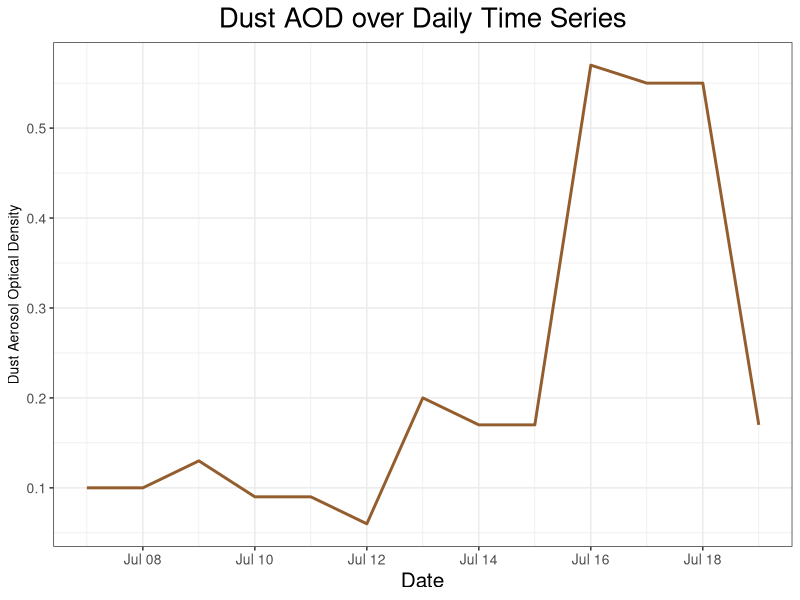
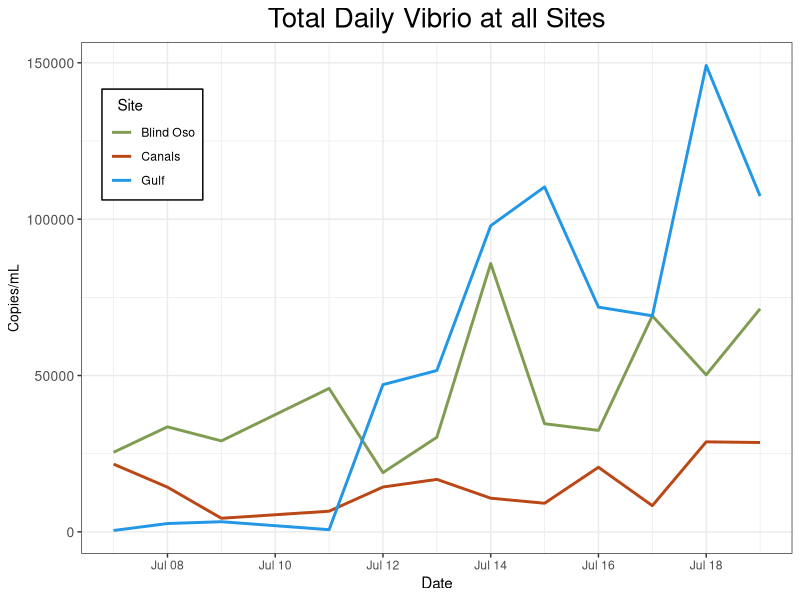
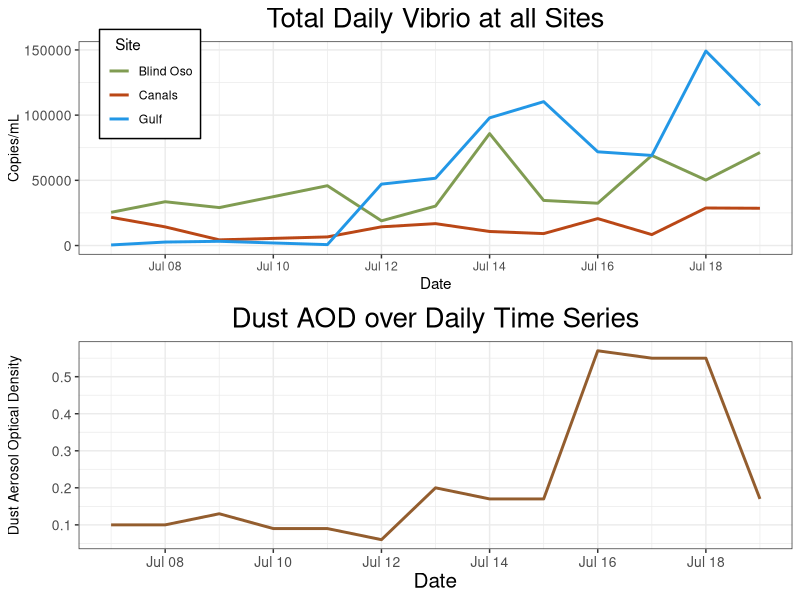
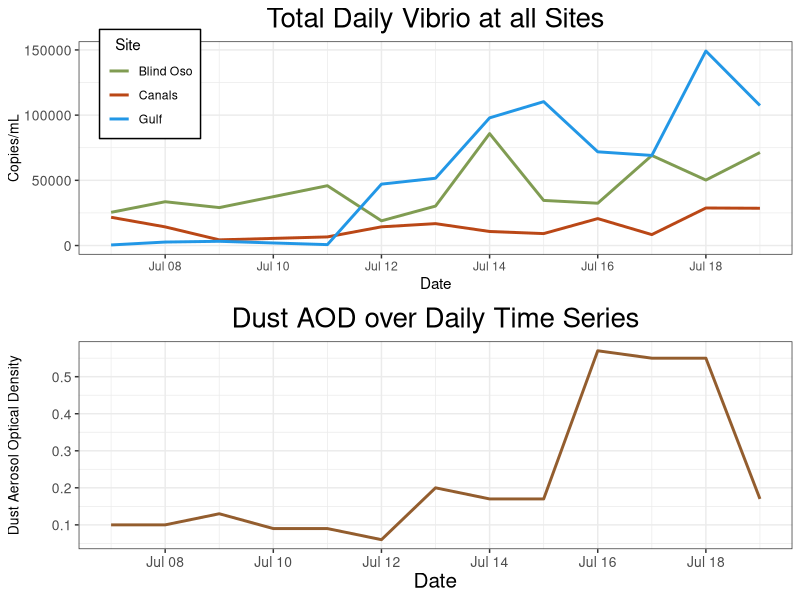

The R script that drew these images, in order:
## ---- chunk 1
library(here)
library(tidyverse)
library(ggpubr)
## ---- chunk 2
dust_sum<-read_csv(here("data", "processed_data", "dust_master.csv")) 
copies<- read_csv(here("data", "processed_data", "total_clean_copies.csv")) 
## ---- chunk 3
daily_dust_sum<- dust_sum %>%
  filter(between(date, as.Date('2022-07-07'), as.Date('2022-07-19'))) 

copies_d <- copies %>%
  filter(Type %in% "Daily") %>%
  mutate(site = recode(site, "BO" = "Blind Oso",
                             "C2" = "Canals",
                            "RD" = "Gulf"))

## ---- chunk 4
dust_fig<- daily_dust_sum %>% ggplot() +geom_line(
  aes(x = date,
      y = t7sum),
  color = "#935d2e",
  size = 1)+
  theme_bw()+
  labs(
    x = "Date",
    y = "Dust Aerosol Optical Density",
    title = "Dust AOD over Daily Time Series")+
  theme(
    axis.title.y = element_text(size = 10),
    axis.text.y = element_text(size = 10),
    axis.title.x = element_text(size = 15),
    axis.text.x = element_text(size = 10),
    plot.title = element_text(hjust = 0.5, size = 20))
  

dust_fig
## ---- chunk 5
tot_vib<- copies_d %>% ggplot()+geom_line(
  aes(x = date,
      y = copies_mL,
      color = site),
  size = 1) +
  theme_bw()+
  labs(
    x = "Date",
    y = "Copies/mL",
    title = "Total Daily Vibrio at all Sites",
    color = "  Site") +
  theme(
    plot.title = element_text(hjust = 0.5, size = 20),  #center title
  # axis.text.x = element_blank(),
   # axis.title.x = element_blank(),
   # axis.ticks.x = element_blank(),
    axis.title.y = element_text(size = 10),
    axis.text.y = element_text(size = 10),
    legend.position = c(0.1, 0.8),
    legend.background = element_rect(colour = 'black', fill = 'white', linetype='solid')) + #Moves legend onto plot 
  scale_color_manual(values = c("Blind Oso" = "#809C52",
                                "Canals" = "#ba4716",
                                "Gulf" = "4c848c"))

tot_vib
## ---- chunk 6
fig<- ggarrange(tot_vib, dust_fig + font("x.text", size = 10), ncol = 1, nrow = 2,align = "v")

fig
## ---- chunk 7
png(file = here("results", "plots", "vib_dust_daily.png"))
fig
dev.off()
